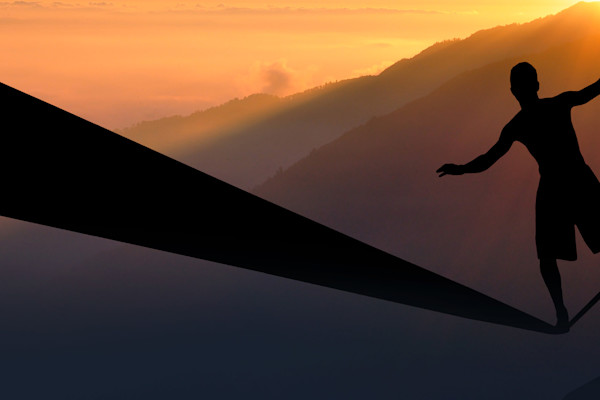
#> input picture img1.jpg, 600 x 400 px
$ jupyter execute ImageProcessing.ipynb   (shell and % lines are left out)   (older library calls are emulated)
#> lines starting #> are read from the running program, lines starting #| are printed output that depends on the picture; long printed decimals are rounded
# Fauzan Gauhar Khan [FA23-BCS-037]

________________________________________________________________________________________________________________________________________________________

# How We Solved It?

1. First, we fixed the DeprecationWarning, we imported imageio.v2 instead of image.io as instructed below in the warnings.
2. Importing our image, for some reason Jupyter was not picking up the images so instead of reference path, we gave it full path to the images which fixed our issue.
3. Another issue with the code was Jupyter was not printing or displaying my images due to outdated function imshow() instead of that I used plt.show() without any arguments in it and that fixed the issue.
4. Image structure was printed in (x, y, z) form, x being the height, y coloumn and z RGB color (3 means the image has all 3 colors)
5. Same case with the histogram printing, plt.show() was added at the last to fix the issue of printing the image.

________________________________________________________________________________________________________________________________________________________

# Final Conclusion
[[−1, 2, −1], [−1, 2, −1], [−1, 2, −1]] - VERTICAL EDGE DETECTION

[[−1, −1, −1], [2, 2, 2], [−1, −1, −1]] - HORIZONTAL EDGE DETECTION

# Basic image processing in Python 3

First of all we need to import misc module from scipy which has the builtin funcitons for opening images (now rplaced with imageio).
Numpy is a numerical computing and linear algebra library which we use to process digital images as matrices. Matplotlib provies several methods for ploting which we will use for displaying images.

[cell 1]
#from scipy import misc (depricatd)
from imageio.v2 import imread
import numpy as np
import matplotlib.pyplot as plt

[cell 2]
# enables the inline mode for matplotlib so that it won't open another window for showing images.
# this reads the given image and stores it as a matrix (numpy array)
im = imread("img1.jpg")
#> im is the input picture: shape (400, 600, 3); mean R, G, B 89.2, 63.4, 47
# this is a matplotlib function that displays a numpy array as an image.
plt.show()

[cell 3]
print(type(im))
#| <class 'numpy.ndarray'>
print(im.shape)
#| (400, 600, 3)
print(im)
#> (printed output is left out)

[cell 4]
print(im.shape)
#| (400, 600, 3)

[cell 5]
print(im[0][0]) # 0 row, 0 col
#| [255 162  85]
type(im[0][0])
#np.int(np.average(im[0][0]))

## RGB to Grayscale Conversion

There are many ways to convert RGB to Grayscale. Here’s we’ll do two of those, a simple Average and a Weighted Average.
Simple Average

This formula is very simple:
$$ i = \frac{r + g + b}{3} $$

[cell 6]
def average(pixel):
    return (pixel[0] + pixel[1] + pixel[2]) / 3

#OR, even more simple, use numpy's average
#np.average(pixel)

Using this function to convert an image

[cell 7]
print(im.shape[1])
#| 600
np.zeros((3,4))

[cell 8]
gray = np.zeros((im.shape[0], im.shape[1]))
# initialize a new 2D numpy array

for row in range(len(im)):
   for col in range(len(im[row])):
        # gray[row][col] = average(im[row][col])
        gray[row][col] = np.average(im[row][col])
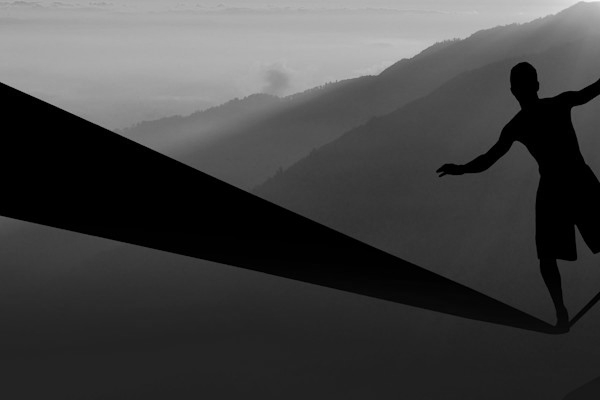
#> gray: shape (400, 600) float64; min 0, max 244.3, mean 66.5

[cell 9]
plt.imshow(gray, cmap='gray')
plt.show()

[cell 10]
# incrasing pixel values by 25%

gray2 =gray * 2.25

[cell 11]
plt.imshow(gray2,cmap='gray')
plt.show()

[cell 12]
im.shape
#> Out = (400, 600, 3)

[cell 13]
gray.shape
#> Out = (400, 600)

# performing image inversion

$$ S(x,y) = 256 - R(x,y) $$

[cell 14]
neg = 255 - gray
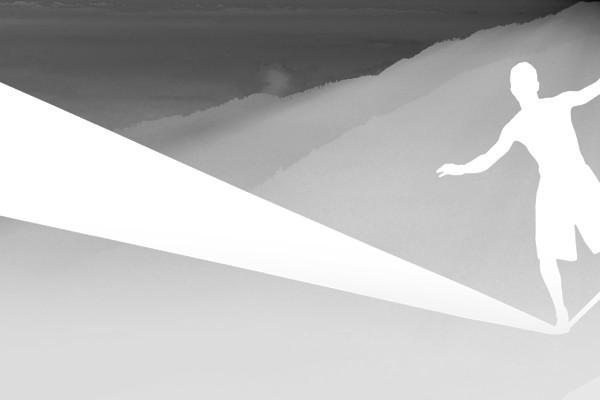
#> neg: shape (400, 600) float64; min 10.67, max 255, mean 188.5
plt.imshow(neg,cmap="gray")
plt.show()

[cell 15]
print(gray[0][0])
#| 167.333
print(neg[0][0])
#| 87.667

[cell 16]
from matplotlib import pyplot as plt
hist = np.histogram(gray,256)
plt.plot(hist[0])
plt.show()
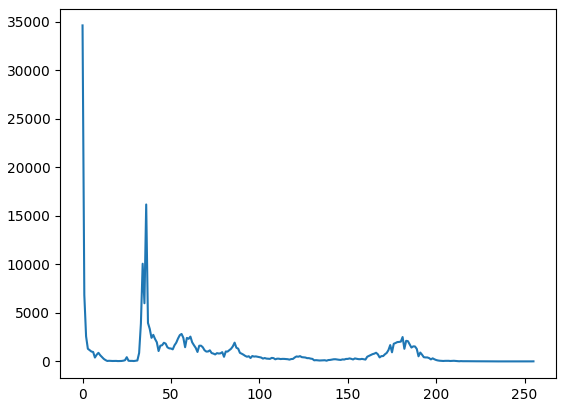
#> figure drawn by matplotlib, 1 panel; curve peaks at x = 0, y = 34624

[cell 17]
from scipy.ndimage import convolve
w = np.array([[-1, -1, -1],[2, 2, 2],[-1, -1 , -1]])
print(w)
b = convolve(gray, w)
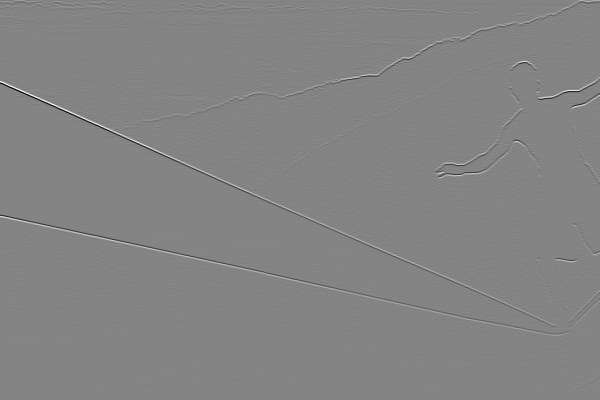
#> b: shape (400, 600) float64; min -263, max 245, mean 0; drawn with min black and max white
plt.imshow(b,cmap='gray')
plt.show()

[cell 18]
w2 = np.array([[-1, 2, -1],[-1, 2, -1],[-1, 2 , -1]])
print(w2)
c = convolve(gray, w2)
plt.imshow(c,cmap='gray')
plt.show()
